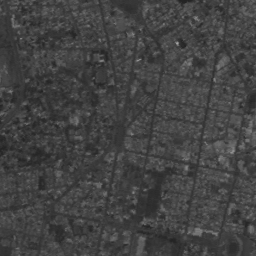
#> input picture taller2/imagenes/QUITO.png, 256 x 256 px
$ jupyter execute calibracion_histograma.ipynb
#> lines starting #> are read from the running program, lines starting #| are printed output that depends on the picture
# Taller 2: operaciones de transformación del histograma

## Cargue la imagen de trabajo y visualícela.

[cell 1]
# Modificar ruta de las imágenes
PATH = './imagenes/'

[cell 2]
import cv2
import numpy as np
import matplotlib.pyplot as plt

imagen = cv2.imread(PATH + 'QUITO.png', cv2.IMREAD_GRAYSCALE)
#> imagen is the input picture: shape (256, 256); min 35, max 166, mean 66.3
plt.imshow(imagen, cmap='gray')
plt.title('Imagen Original')
plt.show()

## Visualice el histograma de la imagen. Describa su forma. ¿Cuáles son los niveles de gris mínimo y máximo?.

[cell 3]
hist = cv2.calcHist([imagen], [0], None, [256], [0, 256])
#> hist = 256 values, max 2369 at index 62, min 0 at index 0, mean 256
plt.plot(hist)
plt.title('Histograma de la Imagen Original')
plt.show()
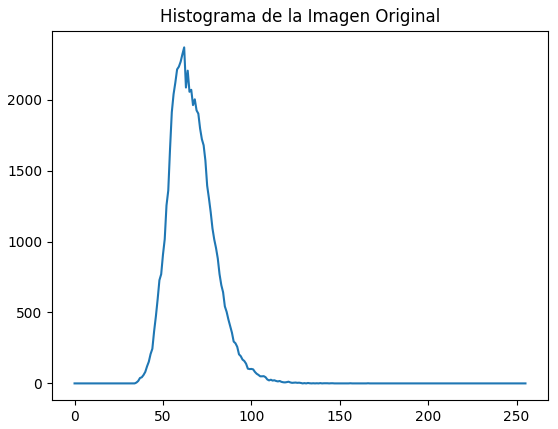
#> figure drawn by matplotlib, 1 panel; curve peaks at x = 62, y = 2369

A primera vista, el histograma tiene un pico alto en intensidades oscuras (más cercanas a 0 que a 255). El valor mínimo está aproximadamente en 40 y el valor máximo se acerca a 150. Confirmamos con min y max de numpy.

[cell 4]
print('Min:', imagen.min())
#| Min: 35
print('Max:', imagen.max())
#| Max: 166

En realidad, el valor mínimo es 35 y el máximo es 166.

## Efectúe una expansión del contraste, visualice la imagen resultado y el histograma correspondiente. ¿En qué consiste la mejora de la imagen?

[cell 5]
from skimage import exposure


rescaled_img = exposure.rescale_intensity(imagen\
                ,in_range=(imagen.min(), imagen.max()), out_range=(0, 255))
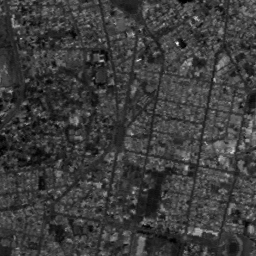
#> rescaled_img: shape (256, 256) float64; min 0, max 255, mean 61

[cell 6]
fig, axes = plt.subplots(2, 2, figsize=(14, 10))

axes[0, 0].imshow(imagen, cmap='gray', vmin=0, vmax=255)
axes[0, 0].set_title('imagen Original')

axes[0, 1].imshow(rescaled_img, cmap='gray', vmin=0, vmax=255)
axes[0, 1].set_title('Imagen Reescalada')

hist_reescaled = cv2.calcHist([rescaled_img.astype(np.uint8)], [0], None, [256], [0, 256])
#> hist_reescaled = 256 values, max 2369 at index 52, min 0 at index 2, mean 256
axes[1, 0].plot(hist)
axes[1, 0].set_title('Histograma de la Imagen Original')
axes[1, 1].plot(hist_reescaled)
axes[1, 1].set_title('Histograma de la Imagen Reescalada')
plt.show()
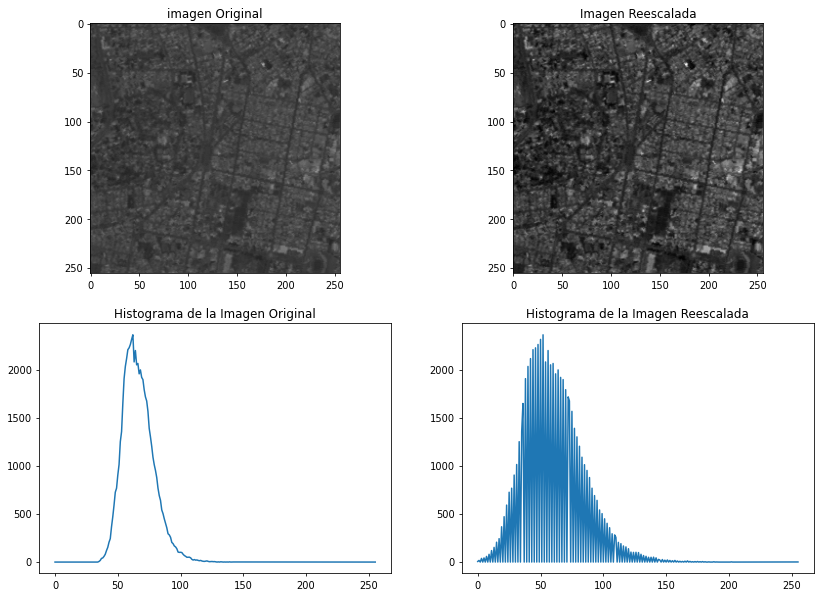
#> figure drawn by matplotlib, 4 panels; panel 3: curve peaks at x = 62, y = 2369; panel 4: curve peaks at x = 52, y = 2369

El objetivo de la expansión es mejorar el contraste de la imagen al ampliar el rango de valores de intensidad y distribuir los valores en este rango más amplio. Esto permite visualizar mejor los detalles de la imagen y los límites de las regiones.

## Efectúe 3 calibraciones diferentes del histograma sobre la imagen original, entre los valores 50-100, 40-120 y 35-166. Visualice los resultados.

[cell 7]
rescaled_img_50_100 = exposure.rescale_intensity(imagen\
                ,in_range=(50, 100), out_range=(0, 255))
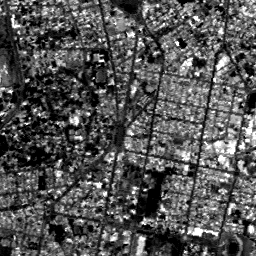
#> rescaled_img_50_100: shape (256, 256) float64; min 0, max 255, mean 84
rescaled_img_40_120 = exposure.rescale_intensity(imagen\
                ,in_range=(40, 120), out_range=(0, 255))
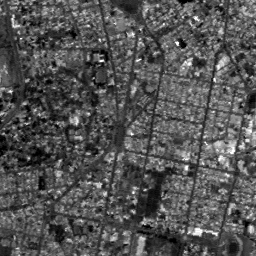
#> rescaled_img_40_120: shape (256, 256) float64; min 0, max 255, mean 83.9
rescaled_img_35_166 = exposure.rescale_intensity(imagen\
                ,in_range=(35, 166), out_range=(0, 255))

[cell 8]
fig, axes = plt.subplots(2, 2, figsize=(12, 10))

axes[0, 0].imshow(imagen, cmap='gray', vmin=0, vmax=255)
axes[0, 0].set_title('Imagen Original')
axes[0, 1].imshow(rescaled_img_50_100, cmap='gray', vmin=0, vmax=255)
axes[0, 1].set_title('Reescalada (50, 100)')
axes[1, 0].imshow(rescaled_img_40_120, cmap='gray', vmin=0, vmax=255)
axes[1, 0].set_title('Reescalada (40, 120)')
axes[1, 1].imshow(rescaled_img_35_166, cmap='gray', vmin=0, vmax=255)
axes[1, 1].set_title('Reescalada (35, 166)')
plt.show()

[cell 9]
plt, axs = plt.subplots(2, 2, figsize=(12, 10))
axs[0, 0].plot(hist)
axs[0, 0].set_title('Histograma de la Imagen Original')
hist_50_100 = cv2.calcHist([rescaled_img_50_100.astype(np.uint8)], [0], None, [256], [0, 256])
#> hist_50_100 = 256 values, max 4808 at index 0, min 0 at index 1, mean 256
axs[0, 1].plot(hist_50_100)
axs[0, 1].set_title('Histograma Reescalada (50, 100)')
hist_40_120 = cv2.calcHist([rescaled_img_40_120.astype(np.uint8)], [0], None, [256], [0, 256])
#> hist_40_120 = 256 values, max 2369 at index 70, min 0 at index 1, mean 256
axs[1, 0].plot(hist_40_120)
axs[1, 0].set_title('Histograma Reescalada (40, 120)')
hist_35_166 = cv2.calcHist([rescaled_img_35_166.astype(np.uint8)], [0], None, [256], [0, 256])
#> hist_35_166 has the same summary as hist_reescaled
axs[1, 1].plot(hist_35_166)
axs[1, 1].set_title('Histograma Reescalada (35, 166)')
plt.show()
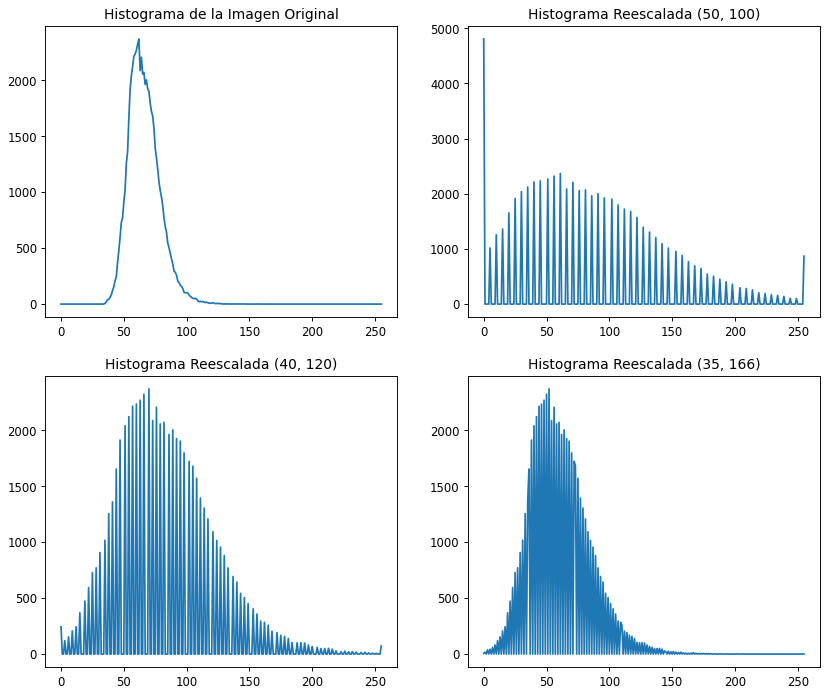
#> figure drawn by matplotlib, 4 panels; panel 1: curve peaks at x = 62, y = 2369; panel 2: curve peaks at x = 0, y = 4808; panel 3: curve peaks at x = 70, y = 2369; panel 4: curve peaks at x = 52, y = 2369

$ run again, with taller2/imagenes/ANGIO.png copied over taller2/imagenes/QUITO.png
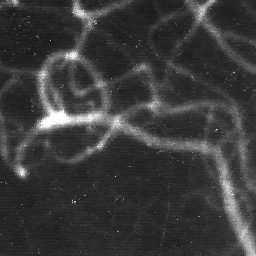
#> input picture taller2/imagenes/ANGIO.png, 256 x 256 px
#> imagen is the input picture: shape (256, 256); min 20, max 255, mean 58.9
#> hist = 256 values, max 3291 at index 39, min 0 at index 0, mean 256
#| Min: 20
#| Max: 255
#> hist_reescaled = 256 values, max 3291 at index 20, min 0 at index 1, mean 256
#> `rescaled_img_35_166 = exposure.rescale_intensity(imagen\ ,in_range=(35..`:
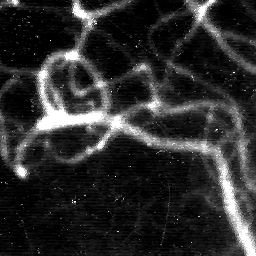
#> rescaled_img_35_166: shape (256, 256) float64; min 0, max 255, mean 45.3
#> hist_50_100 = 256 values, max 39433 at index 0, min 0 at index 1, mean 256
#> hist_40_120 = 256 values, max 20247 at index 0, min 0 at index 1, mean 256
#> hist_35_166 = 256 values, max 6447 at index 0, min 0 at index 2, mean 256
#> `plt.show()`:
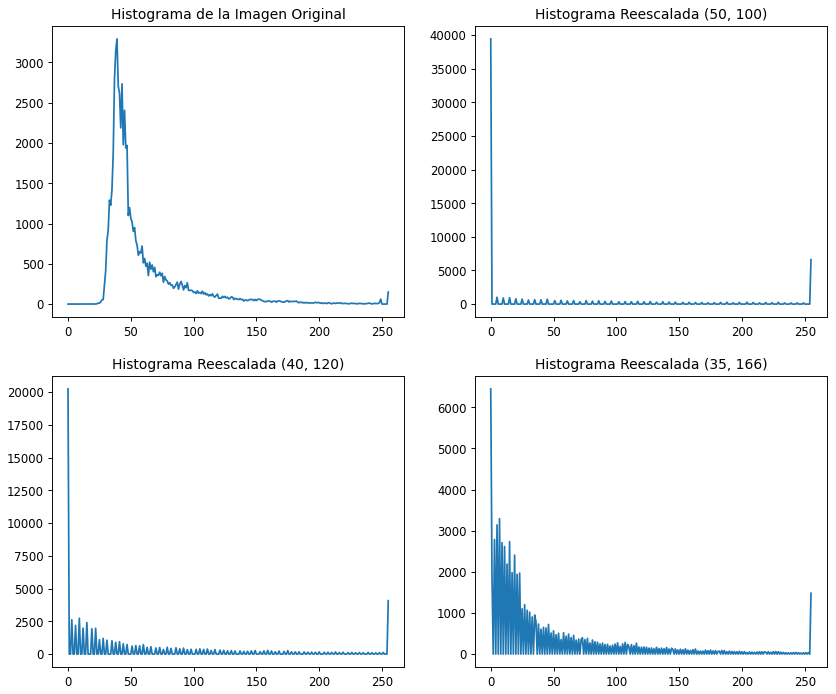
#> figure drawn by matplotlib, 4 panels; panel 1: curve peaks at x = 39, y = 3291; panel 2: curve peaks at x = 0, y = 39433; panel 3: curve peaks at x = 0, y = 20247; panel 4: curve peaks at x = 0, y = 6447
